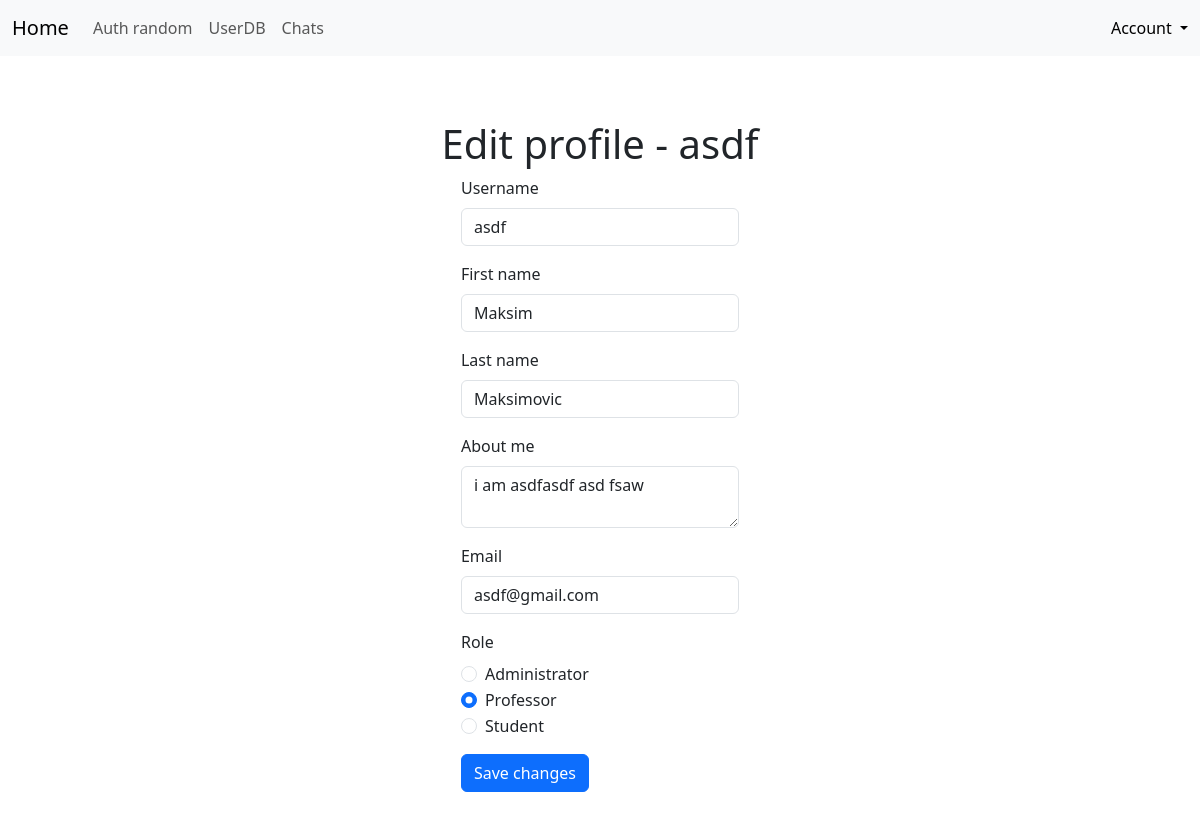
The page /edit-profile/1 (signed in) on the database its author committed.
### app/models.py (models this page shows, shortened)
class User(db.Model, UserMixin):
    __tablename__ = 'users'
    id = db.Column(db.Integer, primary_key=True)
    username = db.Column(db.String(80), unique=True, nullable=False)
    first_name = db.Column(db.String(80), nullable=False)
    last_name = db.Column(db.String(80), nullable=False)
    email = db.Column(db.String(120), unique=True, nullable=False)
    about_me = db.Column(db.Text())
    password_hash = db.Column(db.String(128))
    role_id = db.Column(db.Integer, db.ForeignKey('roles.id'))
    last_seen = db.Column(db.DateTime(), default=datetime.now)
    @property
    def password(self):
        raise AttributeError('password is not a readable attribute')
    def ping(self):
        self.last_seen = datetime.now()
        db.session.add(self)
        db.session.commit()
    def can(self, permission):
        return self.role.has_permission(permission)

class Role(db.Model):
    __tablename__ = 'roles'
    id = db.Column(db.Integer, primary_key=True)
    name = db.Column(db.String(50), unique=True)
    default = db.Column(db.Boolean, default=False, index=True)
    permissions = db.Column(db.Integer)
    users = db.relationship('User', backref='role', lazy='dynamic')
    def has_permission(self, perm):
        return self.permissions & perm == perm

### app/main/views.py (the view, shortened to what this page needs)
@main.route('/edit-profile/<int:id>', methods=['GET', 'POST'])
@login_required
@admin_required
def edit_profile_admin(id):
    user = User.query.get_or_404(id)
    form = EditProfileAdminForm()
    form.username.data = user.username
    form.first_name.data = user.first_name
    form.last_name.data = user.last_name
    form.about_me.data = user.about_me
    form.email.data = user.email
    form.role.data = user.role_id
    return render_template('edit_profile.html', form=form, user=user)

### app/main/forms.py (shortened to what this page needs)
class EditProfileAdminForm(EditProfileForm):
    email = StringField('Email', validators=[DataRequired(), Length(1, 64), Email()])
    role = SelectField('Role', coerce=int)
    submit = SubmitField('Save changes')
    def __init__(self, *args, **kwargs):
        super(EditProfileAdminForm, self).__init__(*args, **kwargs)
        self.role.choices = [(role.id, role.name) for role in Role.query.order_by(Role.name).all()]

### app/auth/views.py (called while the page is built)
@auth.before_app_request
def before_request():
    if current_user.is_authenticated:
        current_user.ping()

### app/models.py (called while the page is built)
@login_manager.user_loader
def load_user(user_id):
    return db.session.get(User, user_id)

### app/templates/edit_profile.html (shortened to what this page needs)
{% extends "base.html" %}
{% block page_content %}
<div class="center-form">
<div class="page-header">
    <h1>Edit profile - {%if user is defined%}{{user.username}}{%else%}{{current_user.username}}{%endif%}</h1>
</div>
<div class="col-md-4">
    <form method="post">
    <div class="mb-3">
        {{ form.username.label(class="form-label") }}
        {{ form.username(class="form-control", placeholder="Username of name") }}
    </div>
    <div class="mb-3">
        {{ form.first_name.label(class="form-label") }}
        {{ form.first_name(class="form-control", placeholder="First name") }}
    </div>
    <div class="mb-3">
        {{ form.last_name.label(class="form-label") }}
        {{ form.last_name(class="form-control", placeholder="Last name") }}
    </div>
    <div class="mb-3">
        {{ form.about_me.label(class="form-label") }}
        {{ form.about_me(class="form-control", placeholder="About me") }}
    </div>
    {% if user is defined %}
        <div class="mb-3">
            {{ form.email.label(class="form-label") }}
            {{ form.email(class="form-control", placeholder="Email") }}
        </div>
        <div class="mb-3">
        {{ form.role.label(class="form-label") }}
        <div>
            {% for value, label in form.role.choices %}
                <div class="form-check">
                    <input class="form-check-input" type="radio" name="{{ form.role.name }}" id="role-{{ value }}" value="{{ value }}"
                        {% if form.role.data == value %}checked{% endif %}>
                    <label class="form-check-label" for="role-{{ value }}">
                        {{ label }}
                    </label>
                </div>
            {% endfor %}
        </div>
    </div>
    {% endif %}
    <div class="mb-3">
        {{ form.submit(class="btn btn-primary") }}
    </div>
    </form>
</div>
</div>
{% endblock %}

### app/static/styles.css (style rules this page uses)
.center-form { display: flex; flex-direction: column; align-items: center; }

### rows shown on the page
User: username "asdf", first_name "Maksim", last_name "Maksimovic", about_me "i am asdfasdf asd fsaw", email "asdf@gmail.com"
Role: name "Administrator"
Role: name "Professor"
Role: name "Student"
